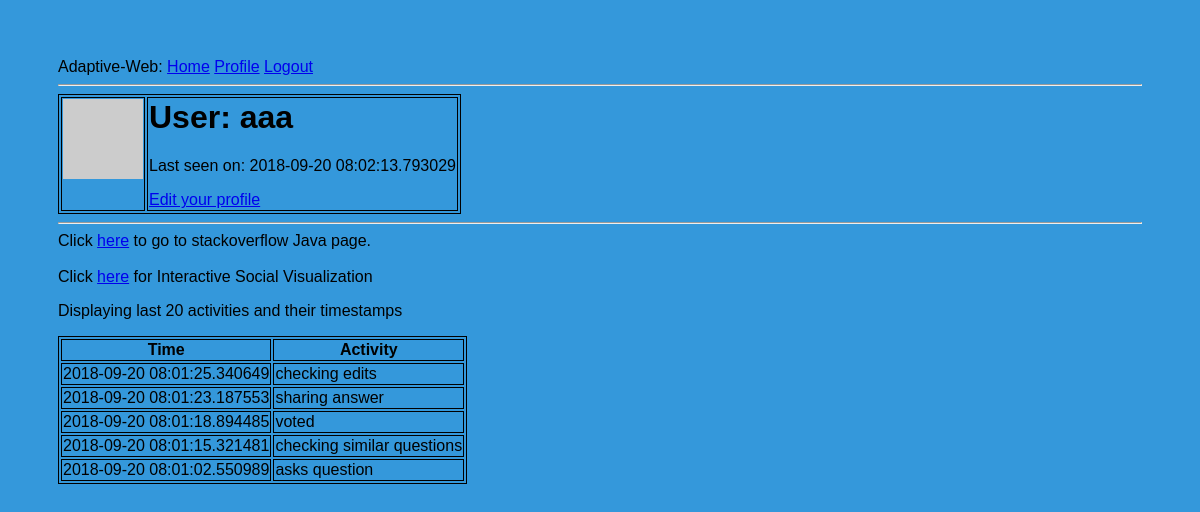
/user/aaa (signed in), run on the app's committed database.
### app/models.py (models this page shows, shortened)
class User(UserMixin, db.Model):
    id = db.Column(db.Integer, primary_key=True)
    username = db.Column(db.String(64), index=True, unique=True)
    email = db.Column(db.String(120), index=True, unique=True)
    password_hash = db.Column(db.String(128))
    about_me = db.Column(db.String(140))
    last_seen = db.Column(db.DateTime, default=datetime.utcnow)
    def __repr__(self):
        return '<User {}>'.format(self.username)
    def avatar(self, size):
        digest = md5(self.email.lower().encode('utf-8')).hexdigest()
        return 'https://www.gravatar.com/avatar/{}?d=identicon&s={}'.format(
            digest, size)

class Test(db.Model):
    id = db.Column(db.Integer, primary_key=True)
    username = db.Column(db.String(64), index=True)
    count = db.Column(db.Integer)
    activity = db.Column(db.String(64), index=True)
    time = db.Column(db.DateTime, index=True, default=datetime.utcnow)

### app/routes.py (the view)
@app.route('/user/<username>', methods=['GET', 'POST'])
@login_required
def user(username):
    print current_user
    user = User.query.filter_by(username=username).first_or_404()
    posts = Test.query.filter_by(username=username).first()
    conn = sqlite3.connect('app.db')
    c = conn.cursor()
    print str(current_user.username)
    c.execute("SELECT time, activity FROM Test WHERE username like '" + str(current_user.username) + "' ORDER BY id DESC LIMIT 20")
    data = c.fetchall()
    print "rendering"
    return render_template('user.html', user=user, data=data)

### app/models.py (called while the page is built)
@login.user_loader
def load_user(id):
    return User.query.get(int(id))

### app/routes.py (called while the page is built)
@app.before_request
def before_request():
    if current_user.is_authenticated:
        current_user.last_seen = datetime.utcnow()
        db.session.commit()

### app/templates/user.html (shortened to what this page needs)
{% extends "base.html" %}
{% block content %}
    <table>
        <tr valign="top">
            <td><img src="{{ user.avatar(128) }}"></td>
            <td>
                <h1>User: {{ user.username }}</h1>
                {% if user.last_seen %}<p>Last seen on: {{ user.last_seen }}</p>{% endif %}
                {% if user == current_user %}
                <p><a href="{{ url_for('edit_profile') }}">Edit your profile</a></p>
                {% endif %}
            </td>
        </tr>
    </table>
    <hr>
    Click <a href="https://stackoverflow.com/questions/tagged/java?sort=frequent&pageSize=15?&user={{ user.username }}">here</a> to go to stackoverflow Java page.
<br>
<br>
Click <a href="{{url_for('chart') }}">here</a> for Interactive Social Visualization
<br>
<p> Displaying last 20 activities and their timestamps</p>
    <table>
        <tr>
    <th>Time</th>
    <th>Activity</th>
  </tr>
    {% for item in data %}
    <tr>
        <td>{{item[0]}}</td>
        <td>{{item[1]}}</td>
    </tr>
    {% endfor %}
    </table>
{% endblock %}

### app/templates/base.html (shortened to what this page needs)
<html>
<link rel="stylesheet" href="/static/style.css" type="text/css">
    <head>
    </head>
    <body>
        <div>
            Adaptive-Web:
            <a href="{{ url_for('index') }}">Home</a>
            {% if current_user.is_anonymous %}
            <a href="{{ url_for('login') }}">Login</a>
            {% else %}
            <a href="{{ url_for('user', username=current_user.username) }}">Profile</a>
            <a href="{{ url_for('logout') }}">Logout</a>
            {% endif %}
        </div>
        <hr>
        {% block content %}{% endblock %}
    </body>
</html>

### app/static/style.css (style rules this page uses)
* { box-sizing: border-box; }
body { font-family: Arial; background-color: #3498DB; padding: 50px; }

### app/templates/user.html (style rules this page uses)
table, th, td { border: 1px solid black; }

### data on the page
User: username "aaa", last_seen "2018-09-20 08:02:13.793029"
Test: time "2018-09-20 08:01:25.340649", activity "checking edits"
Test: time "2018-09-20 08:01:23.187553", activity "sharing answer"
Test: time "2018-09-20 08:01:18.894485", activity "voted"
Test: time "2018-09-20 08:01:15.321481", activity "checking similar questions"
Test: time "2018-09-20 08:01:02.550989", activity "asks question"
